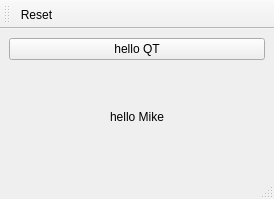
<?xml version="1.0" encoding="UTF-8"?>
<ui version="4.0">
 <class>MainWindow</class>
 <widget class="QMainWindow" name="MainWindow">
  <property name="geometry">
   <rect>
    <x>0</x>
    <y>0</y>
    <width>274</width>
    <height>199</height>
   </rect>
  </property>
  <property name="windowTitle">
   <string>MainWindow</string>
  </property>
  <widget class="QWidget" name="centralwidget">
   <layout class="QVBoxLayout" name="verticalLayout">
    <item>
     <widget class="QPushButton" name="helloPushButton">
      <property name="text">
       <string>hello QT</string>
      </property>
     </widget>
    </item>
    <item>
     <widget class="QLabel" name="helloLabel">
      <property name="text">
       <string>hello Mike</string>
      </property>
      <property name="alignment">
       <set>Qt::AlignCenter</set>
      </property>
     </widget>
    </item>
   </layout>
  </widget>
  <widget class="QMenuBar" name="menubar">
   <property name="geometry">
    <rect>
     <x>0</x>
     <y>0</y>
     <width>274</width>
     <height>22</height>
    </rect>
   </property>
  </widget>
  <widget class="QStatusBar" name="statusbar"/>
  <widget class="QToolBar" name="toolBar">
   <property name="windowTitle">
    <string>toolBar</string>
   </property>
   <attribute name="toolBarArea">
    <enum>TopToolBarArea</enum>
   </attribute>
   <attribute name="toolBarBreak">
    <bool>false</bool>
   </attribute>
   <addaction name="actionReset"/>
  </widget>
  <action name="actionReset">
   <property name="icon">
    <iconset>
     <normaloff>resetIcon.png</normaloff>resetIcon.png</iconset>
   </property>
   <property name="text">
    <string>Reset</string>
   </property>
   <property name="toolTip">
    <string>Reset</string>
   </property>
  </action>
 </widget>
 <resources/>
 <connections/>
</ui>
